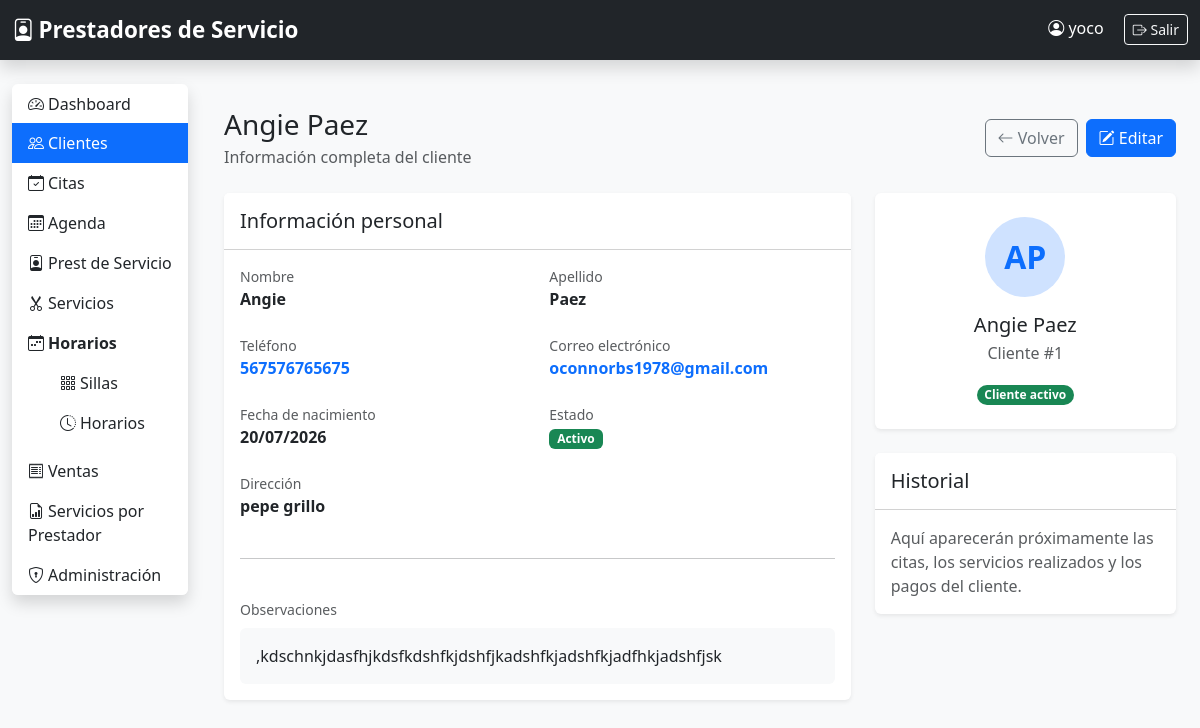
Before: /clientes/1/ (signed in) with the older database file.
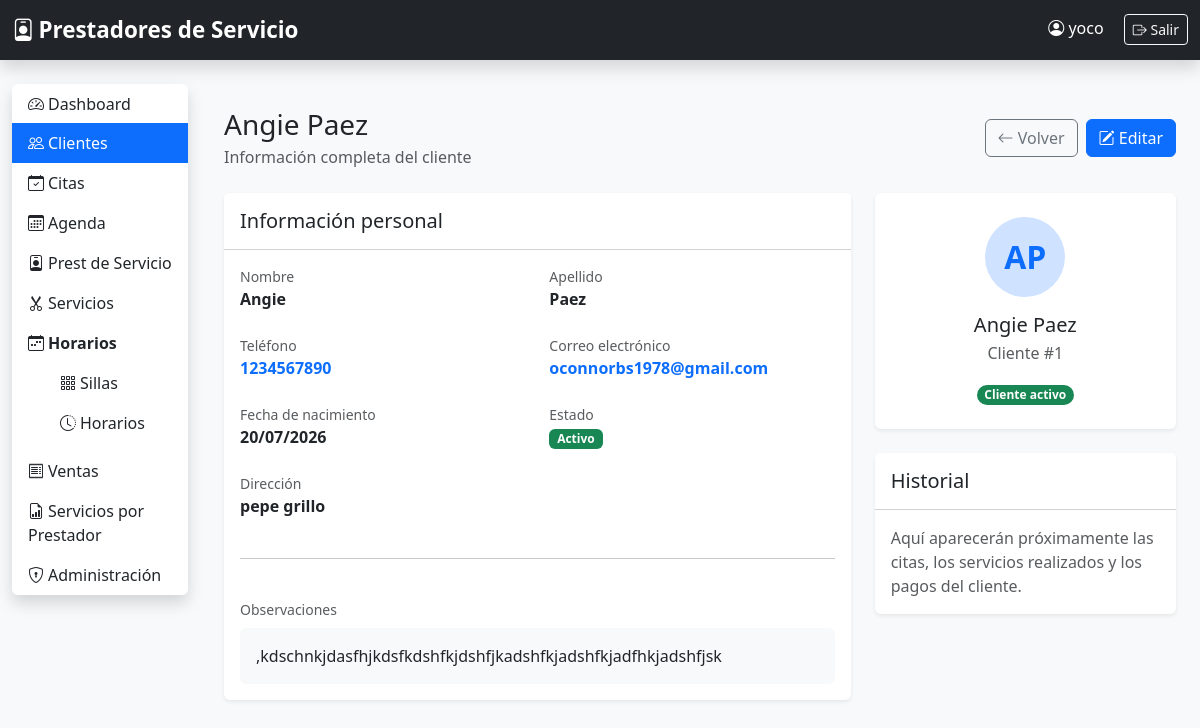
After: the same page with the newer database file.
### clientes/models.py (models this page shows, shortened)
class Cliente(models.Model):
    nombre = models.CharField(max_length=100)
    apellido = models.CharField(max_length=100)
    telefono = models.CharField(max_length=20)
    email = models.EmailField(
        blank=True,
        null=True,
        verbose_name="Correo electrónico"
    )
    direccion = models.CharField(
        max_length=250,
        blank=True
    )
    fecha_nacimiento = models.DateField(
        blank=True,
        null=True
    )
    fecha_registro = models.DateTimeField(
        auto_now_add=True
    )
    observaciones = models.TextField(
        blank=True
    )
    activo = models.BooleanField(
        default=True
    )
    class Meta:
        ordering = ["nombre", "apellido"]
        verbose_name = "Cliente"
        verbose_name_plural = "Clientes"

### clientes/views.py (the view)
# urls.py: path("<int:pk>/", views.detalle_cliente, name="detalle_cliente"),
@login_required
def detalle_cliente(request, pk):
    cliente = get_object_or_404(Cliente, pk=pk)
    return render(
        request,
        "clientes/detalle.html",
        {
            "cliente": cliente,
        },
    )

### clientes/templates/clientes/detalle.html (shortened to what the changed rows need)
{% extends "base.html" %}
{% block content %}
<div class="container-fluid py-4">
    <div class="d-flex flex-column flex-md-row justify-content-between align-items-md-center gap-3 mb-4">
        <div>
            <h1 class="h3 mb-1">
                {{ cliente.nombre }} {{ cliente.apellido }}
            </h1>
            <p class="text-muted mb-0">
                Información completa del cliente
            </p>
        </div>
    </div>
    <div class="row g-4">
        <div class="col-lg-8">
            <div class="card shadow-sm border-0 h-100">
                <div class="card-header bg-white py-3">
                    <h2 class="h5 mb-0">
                        Información personal
                    </h2>
                </div>
                <div class="card-body">
                    <div class="row g-4">
                        <div class="col-md-6">
                            <small class="text-muted d-block">
                                Nombre
                            </small>
                            <span class="fw-semibold">
                                {{ cliente.nombre|default:"No registrado" }}
                            </span>
                        </div>
                        <div class="col-md-6">
                            <small class="text-muted d-block">
                                Apellido
                            </small>
                            <span class="fw-semibold">
                                {{ cliente.apellido|default:"No registrado" }}
                            </span>
                        </div>
                        <div class="col-md-6">
                            <small class="text-muted d-block">
                                Teléfono
                            </small>
                            {% if cliente.telefono %}
                                <a
                                    href="tel:{{ cliente.telefono }}"
                                    class="text-decoration-none fw-semibold"
                                >
                                    {{ cliente.telefono }}
                                </a>
                            {% else %}
                                <span class="text-muted">No registrado</span>
                            {% endif %}
                        </div>
                        <div class="col-md-6">
                            <small class="text-muted d-block">
                                Correo electrónico
                            </small>
                            {% if cliente.email %}
                                <a
                                    href="mailto:{{ cliente.email }}"
                                    class="text-decoration-none fw-semibold"
                                >
                                    {{ cliente.email }}
                                </a>
                            {% else %}
                                <span class="text-muted">No registrado</span>
                            {% endif %}
                        </div>
                        <div class="col-md-6">
                            <small class="text-muted d-block">
                                Fecha de nacimiento
                            </small>
                            {% if cliente.fecha_nacimiento %}
                                <span class="fw-semibold">
                                    {{ cliente.fecha_nacimiento|date:"d/m/Y" }}
                                </span>
                            {% else %}
                                <span class="text-muted">No registrada</span>
                            {% endif %}
                        </div>
                        <div class="col-12">
                            <small class="text-muted d-block">
                                Dirección
                            </small>
                            {% if cliente.direccion %}
                                <span class="fw-semibold">
                                    {{ cliente.direccion }}
                                </span>
                            {% else %}
                                <span class="text-muted">No registrada</span>
                            {% endif %}
                        </div>
                        <div class="col-12">
                            <small class="text-muted d-block mb-2">
                                Observaciones
                            </small>
                            {% if cliente.observaciones %}
                                <div class="bg-light rounded p-3">
                                    {{ cliente.observaciones|linebreaksbr }}
                                </div>
                            {% else %}
                                <div class="bg-light rounded p-3 text-muted">
                                    No hay observaciones registradas.
                                </div>
                            {% endif %}
                        </div>
                    </div>
                </div>
            </div>
        </div>
        <div class="col-lg-4">
            <div class="card shadow-sm border-0 mb-4">
                <div class="card-body text-center py-4">
                    <div
                        class="rounded-circle bg-primary-subtle text-primary d-inline-flex align-items-center justify-content-center mb-3"
                        style="width: 80px; height: 80px;"
                    >
                        <span class="fs-2 fw-bold">
                            {{ cliente.nombre|first|upper }}{{ cliente.apellido|first|upper }}
                        </span>
                    </div>
                    <h2 class="h5 mb-1">
                        {{ cliente.nombre }} {{ cliente.apellido }}
                    </h2>
                    <p class="text-muted mb-3">
                        Cliente #{{ cliente.pk }}
                    </p>
                    {% if cliente.activo %}
                        <span class="badge rounded-pill text-bg-success">
                            Cliente activo
                        </span>
                    {% else %}
                        <span class="badge rounded-pill text-bg-secondary">
                            Cliente inactivo
                        </span>
                    {% endif %}
                </div>
            </div>
            <div class="card shadow-sm border-0">
                <div class="card-header bg-white py-3">
                    <h2 class="h5 mb-0">
                        Historial
                    </h2>
                </div>
            </div>
        </div>
    </div>
</div>
{% endblock %}

Changed rows visible on the page:
changed Cliente "Angie": telefono "567576765675" → "1234567890"
